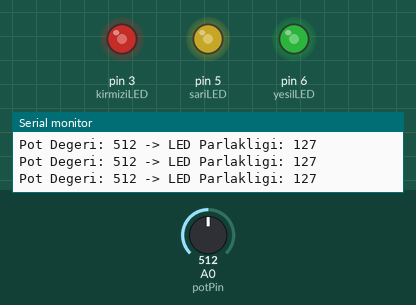
The sketch below on a simulated Arduino Uno, built with avr-gcc and run on an emulated ATmega328P. Parts: output pins drawn as LEDs (lit = HIGH), the last lines printed to the serial monitor. Inputs (shaded band) come from the test bench; at power-on: A0 (potPin) = 512.

Above: at 1.2 s.
1.3 s: A0 (potPin) set to 413
At 1.9 s:
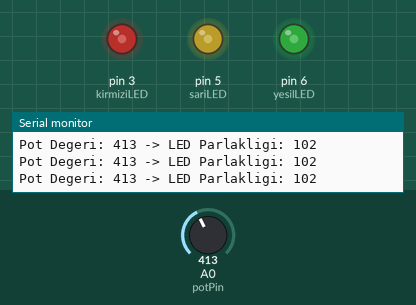
4.3 s: A0 (potPin) set to 386
At 5.2 s:
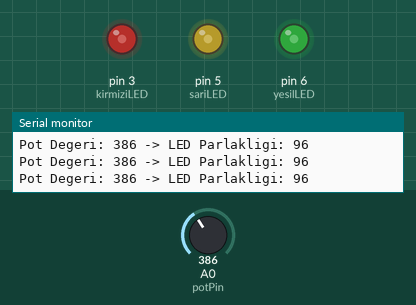
7.3 s: A0 (potPin) set to 716
At 8.5 s:
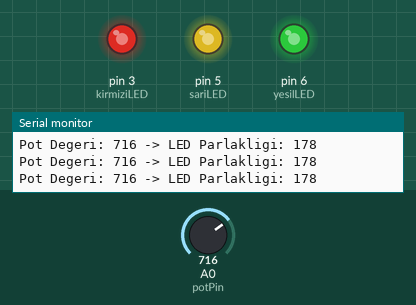
8.8 s: A0 (potPin) set to 992
At 9.8 s:
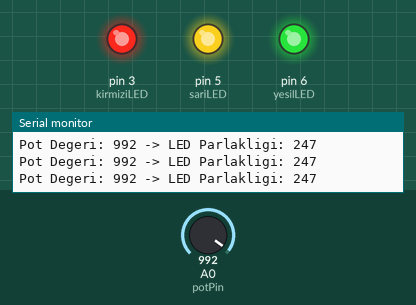
10.3 s: A0 (potPin) set to 1010
At 10.9 s:
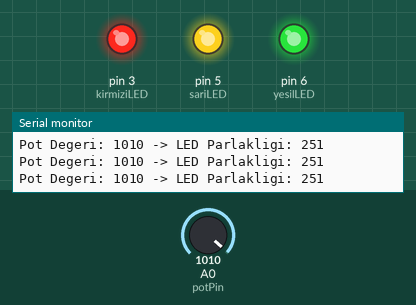
13.3 s: A0 (potPin) set to 122
At 14.1 s:
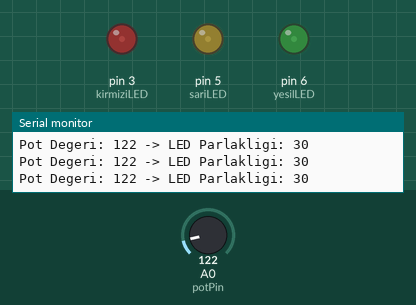
Timing chart, 0 to 15.8 s (numbered marks = the images above; inputs shaded):
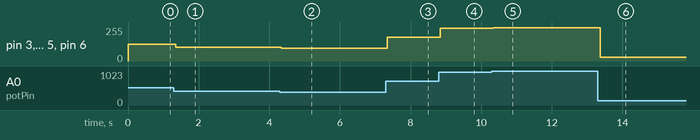

The sketch:

gece_lambasi.ino
```cpp
// Pin Tanımlamaları
const int potPin = A0;      // Potansiyometre orta bacağı A0'da
const int kirmiziLED = 3;   // PWM pini
const int sariLED = 5;      // PWM pini
const int yesilLED = 6;     // PWM pini

int potDegeri = 0;          // Potansiyometreden okunacak ham değer (0-1023 arası)
int ledParlaklik = 0;       // LED'lere gönderilecek parlaklık (0-255 arası)

void setup() {
  Serial.begin(9600);

  // LED pinlerini çıkış olarak ayarlıyoruz
  pinMode(kirmiziLED, OUTPUT);
  pinMode(sariLED, OUTPUT);
  pinMode(yesilLED, OUTPUT);
}

void loop() {
  // 1. Potansiyometreden 0 ile 1023 arasında bir değer okuyoruz
  potDegeri = analogRead(potPin);

  // 2. Arduino analog değerleri 0-1023 arası okur ama LED'lere parlaklık sinyalini (PWM) 0-255 arası verir.
  // Bu yüzden map() fonksiyonu ile 0-1023 aralığını 0-255 aralığına oranlıyoruz.
  ledParlaklik = map(potDegeri, 0, 1023, 0, 255);

  // 3. Seri Monitörden değerleri kontrol edelim
  Serial.print("Pot Degeri: ");
  Serial.print(potDegeri);
  Serial.print(" -> LED Parlakligi: ");
  Serial.println(ledParlaklik);

  // 4. LED'lerin parlaklığını ayarlıyoruz (digitalWrite yerine analogWrite kullanıyoruz)
  analogWrite(kirmiziLED, ledParlaklik);
  analogWrite(sariLED, ledParlaklik);
  analogWrite(yesilLED, ledParlaklik);

  delay(10); // Kısa bir bekleme süresi
} 
```

Measured:
- after the input at 1.3 s, pin 3 (kirmiziLED), pin 5 (sariLED), pin 6 (yesilLED): 127/255 → 102/255 after 0.05 s
- after the input at 4.3 s, pin 3 (kirmiziLED), pin 5 (sariLED), pin 6 (yesilLED): 102/255 → 96/255 at once
- after the input at 7.3 s, pin 3 (kirmiziLED), pin 5 (sariLED), pin 6 (yesilLED): 96/255 → 178/255 at once
- after the input at 8.8 s, pin 3 (kirmiziLED), pin 5 (sariLED), pin 6 (yesilLED): 178/255 → 247/255 at once
- after the input at 10.3 s, pin 3 (kirmiziLED), pin 5 (sariLED), pin 6 (yesilLED): 247/255 → 251/255 at once
- after the input at 13.3 s, pin 3 (kirmiziLED), pin 5 (sariLED), pin 6 (yesilLED): 251/255 → 30/255 after 0.07 s
